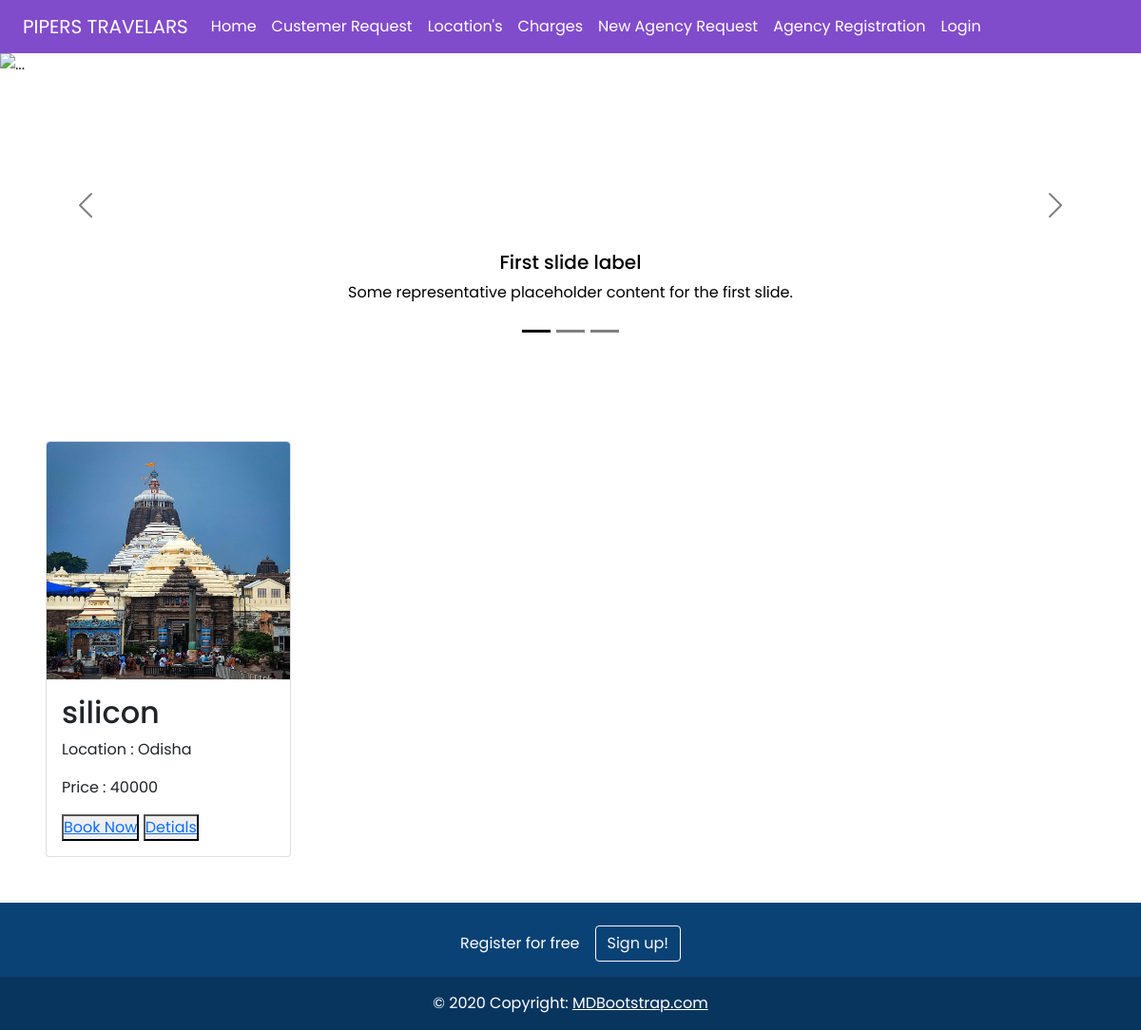
The page /users/user-home.php on the database its author committed.
### tables this page shows
CREATE TABLE `location` (
  `id` int(10) NOT NULL,
  `name` varchar(255) NOT NULL,
  `street` varchar(255) NOT NULL,
  `district` varchar(255) NOT NULL,
  `state` varchar(255) NOT NULL,
  `pincode` int(7) NOT NULL,
  `price` float NOT NULL
);

### users/user-home.php (the view, shortened to what this page needs)
<!DOCTYPE html>
<html lang="en">
<head>
</head>
<body>
    <?php include_once "Navbar.php"; ?>
    <div class="banner">
        <div id="carouselExampleDark" class="carousel carousel-dark slide">
            <div class="carousel-indicators">
                <button type="button" data-bs-target="#carouselExampleDark" data-bs-slide-to="0" class="active" aria-current="true" aria-label="Slide 1"></button>
                <button type="button" data-bs-target="#carouselExampleDark" data-bs-slide-to="1" aria-label="Slide 2"></button>
                <button type="button" data-bs-target="#carouselExampleDark" data-bs-slide-to="2" aria-label="Slide 3"></button>
            </div>
            <div class="carousel-inner">
                <div class="carousel-item active" data-bs-interval="10000">
                    <img src="../images/baner1.jpg" style="height: 20rem;" class="d-block w-100" alt="...">
                    <div class="carousel-caption d-none d-md-block">
                        <h5>First slide label</h5>
                        <p>Some representative placeholder content for the first slide.</p>
                    </div>
                </div>
            </div>
            <button class="carousel-control-prev" type="button" data-bs-target="#carouselExampleDark" data-bs-slide="prev">
                <span class="carousel-control-prev-icon" aria-hidden="true"></span>
            </button>
            <button class="carousel-control-next" type="button" data-bs-target="#carouselExampleDark" data-bs-slide="next">
                <span class="carousel-control-next-icon" aria-hidden="true"></span>
            </button>
        </div>
    </div>
    <div class="location-cards">
        <div class="conatianer py-5 px-5">
            <div class="row mt-4">
                <?php
                require_once "db-connect.php";
                $qry = "SELECT * FROM location";
                $res = $conn->query($qry);
                while ($loc = $res->fetch_assoc()) {
                ?>
                    <div class="col-md-3 mt-3">
                        <div class="card">
                            <img src="../images/jagarnath.jpeg" alt="location Image" height="250px" style="border-radius: 4px 4px 0px 0px;">
                            <div class="card-body">
                                <h2 class="card-title"><?php echo $loc['name']; ?></h2>
                                <p class="card-text">Location : <?php echo $loc['state']; ?></p>
                                <p class="card-text">Price : <?php echo $loc['price']; ?></p>
                                <button><a href="">Book Now</a></button>
                                <button><a href="">Detials</a></button>
                            </div>
                        </div>
                    </div>
                <?php } ?>
            </div>
        </div>
    </div>
    <?php include_once "footer.php"; ?>
</body>
</html>

### users/style.css (style rules this page uses)
* { margin: 0; padding: 0; box-sizing: border-box; font-family: 'poppins',sans-serif; }

### rows shown on the page
location: name "silicon", state "Odisha", price "40000"
